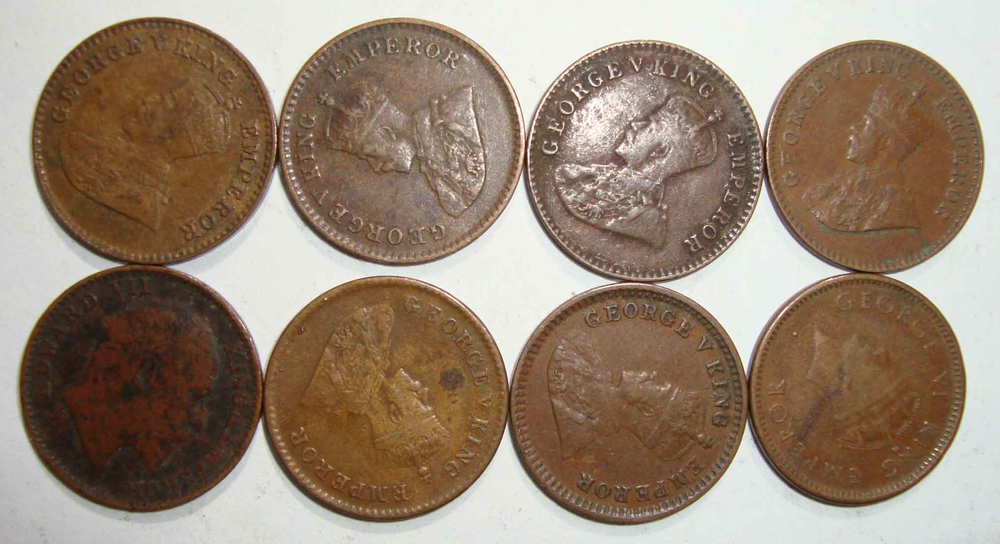
#> input picture test/stitch/panorama/coins.png, 1000 x 544 px, shrunk from 2036 x 1108 before the run
$ python coin.py
#> lines starting #> are read from the running program, lines starting #| are printed output that depends on the picture; after the words box and inside, x2 and y2 are one past the last pixel; in counts of white or black regions, pixels touching at a corner belong together
import numpy as np
import imutils
import cv2

img = cv2.imread("panorama/coins.png")
#> img is the input picture: shape (544, 1000, 3); mean B, G, R 115.9, 133.5, 152.1
gray = cv2.cvtColor(img, cv2.COLOR_BGR2GRAY)
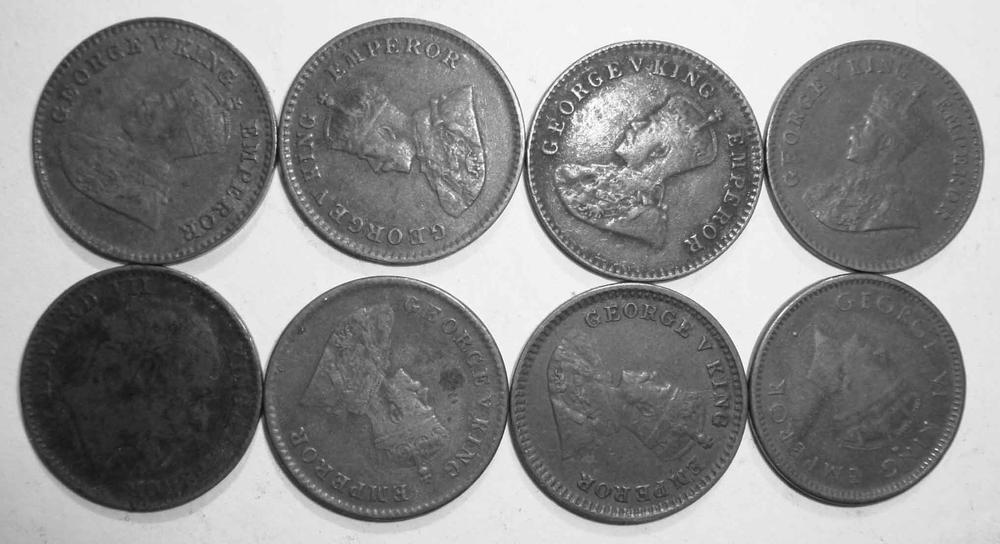
#> gray: shape (544, 1000); min 15, max 255, mean 137.1
ret, thresh = cv2.threshold(gray, 0, 255, cv2.THRESH_BINARY_INV + cv2.THRESH_OTSU)
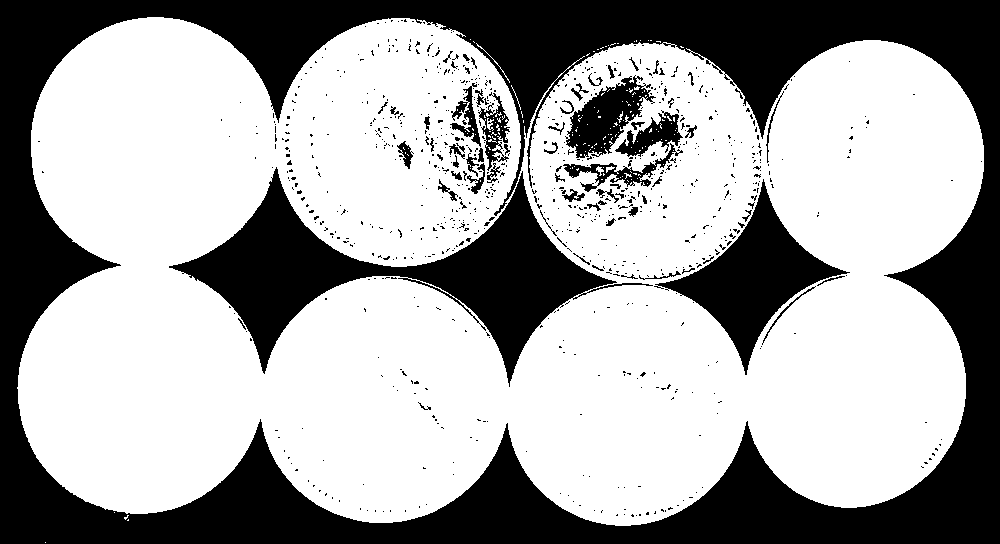
#> thresh: shape (544, 1000); 64.7% white; 826 black regions (759 under 20 px), largest, box (x1, y1, x2, y2) and area: (0, 0, 1000, 544) 139841, (169, 167, 653, 387) 27913, (654, 179, 850, 375) 10932
#> ret = 156

kernel = np.ones((2, 2), np.uint8)
#opening = cv2.morphologyEx(thresh, cv2.MORPH_OPEN, kernel, iterations=2)
closing = cv2.morphologyEx(thresh, cv2.MORPH_CLOSE, kernel, iterations=2)
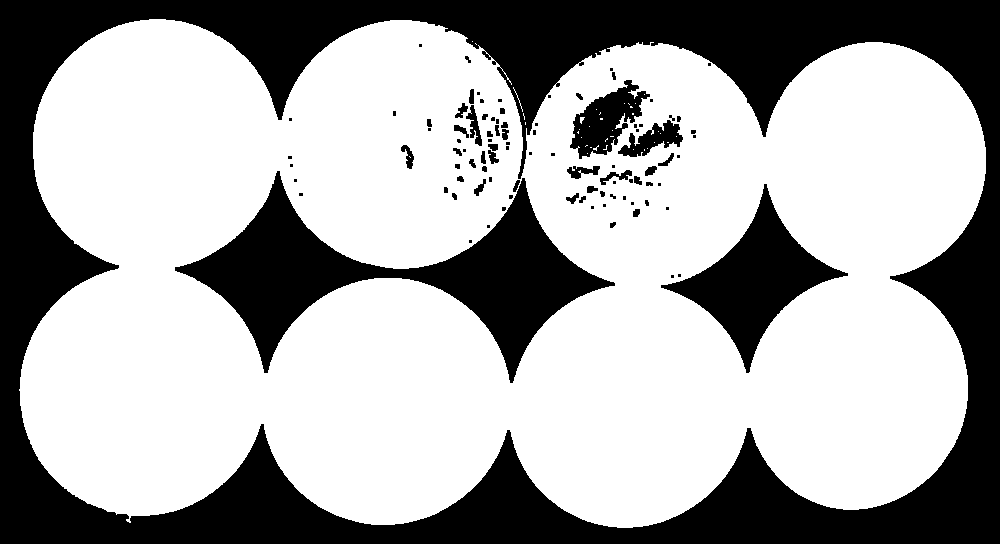
#> closing: shape (544, 1000); 66.1% white; 96 black regions (50 under 20 px), largest, box (x1, y1, x2, y2) and area: (0, 0, 1000, 544) 138957, (175, 171, 615, 383) 27528, (661, 184, 848, 373) 10894

bg = cv2.dilate(closing, kernel, iterations=3)
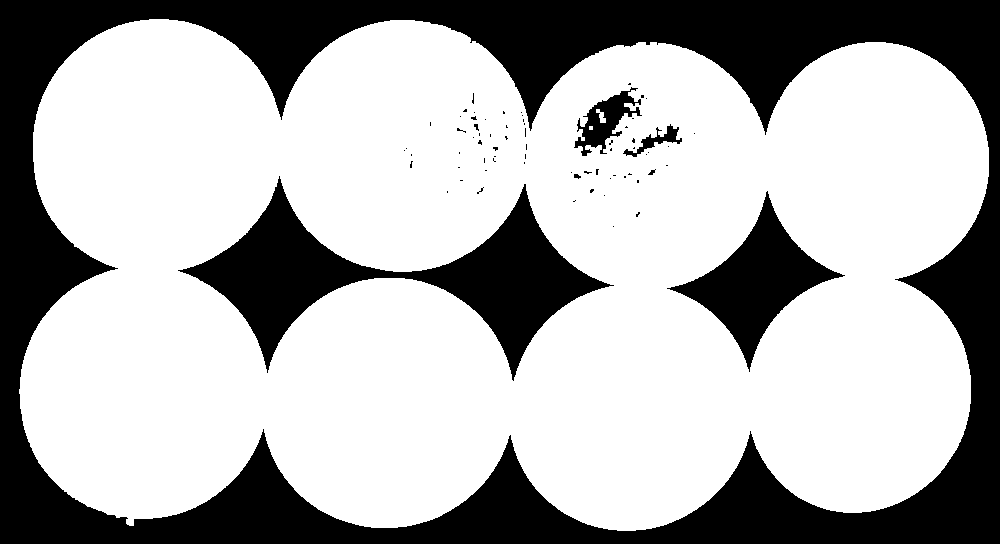
#> bg: shape (544, 1000); 68.9% white; 72 black regions (64 under 20 px), largest, box (x1, y1, x2, y2) and area: (0, 0, 1000, 544) 131674, (178, 176, 614, 381) 25023, (667, 191, 845, 372) 9775

dist_transform = cv2.distanceTransform(bg, cv2.DIST_L2, 3)
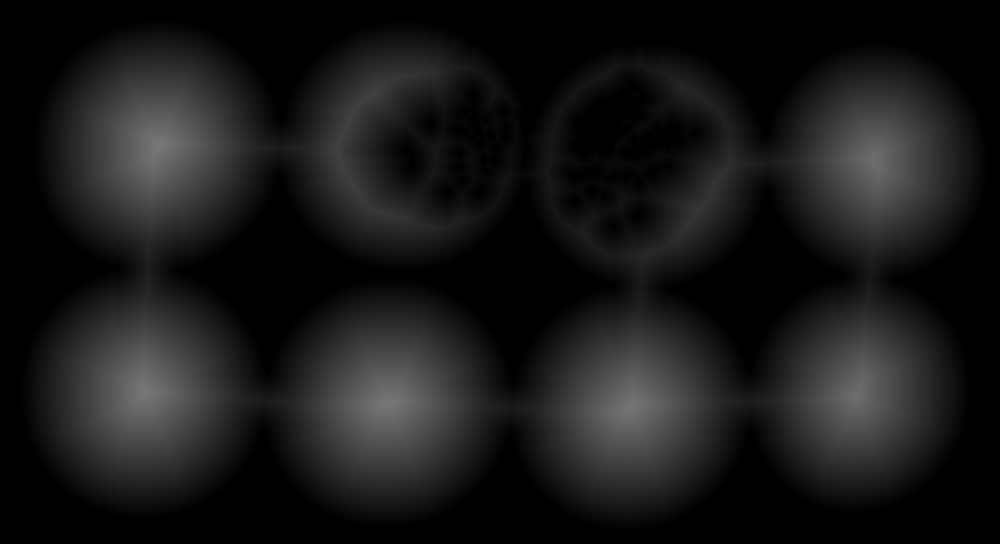
#> dist_transform: shape (544, 1000) float32; min 0, max 120.5, mean 24.8
ret, fg = cv2.threshold(dist_transform, 0.1 * dist_transform.max(), 255, 0)
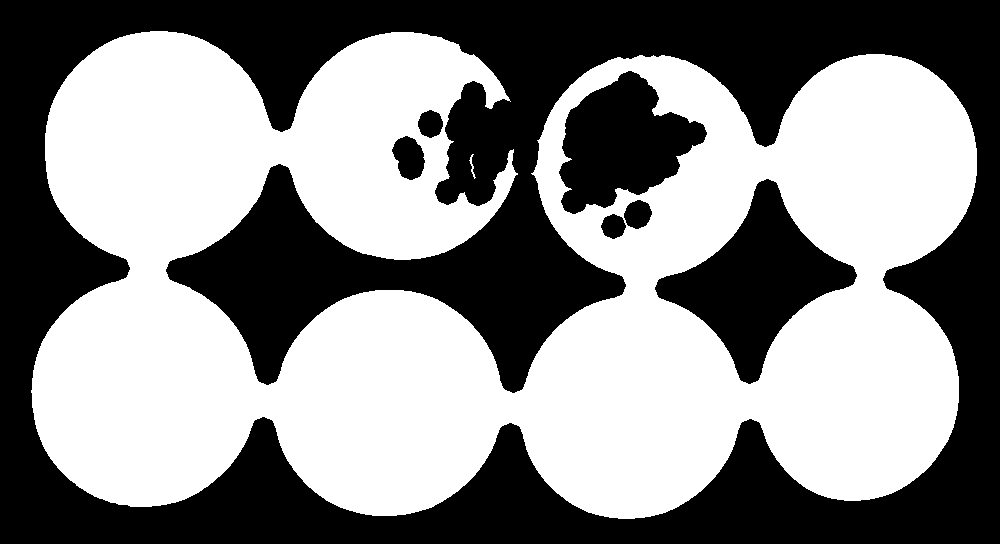
#> fg: shape (544, 1000) float32; 53.9% white; 7 black regions, largest, box (x1, y1, x2, y2) and area: (0, 0, 1000, 544) 219080, (655, 179, 857, 384) 16512, (559, 71, 707, 214) 12526
#> ret = 12.05

fg = np.uint8(fg)
uk = cv2.subtract(bg, fg)
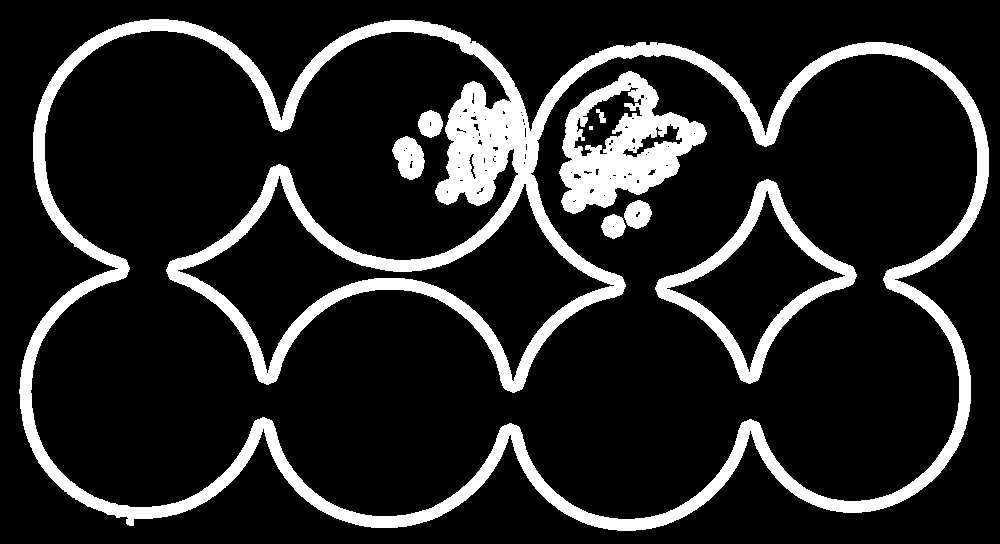
#> uk: shape (544, 1000); 15% white; 9 white regions (1 under 20 px), largest, box (x1, y1, x2, y2) and area: (19, 19, 989, 531) 62191, (559, 71, 707, 214) 10002, (655, 179, 857, 384) 6737

cv2.imshow("thresh", thresh)
cv2.imshow("closing", closing)
cv2.imshow("dist_transform", dist_transform)
cv2.imshow("bg", bg)
cv2.imshow("fg", fg)
cv2.imshow("uk", uk)
cv2.waitKey(0)
